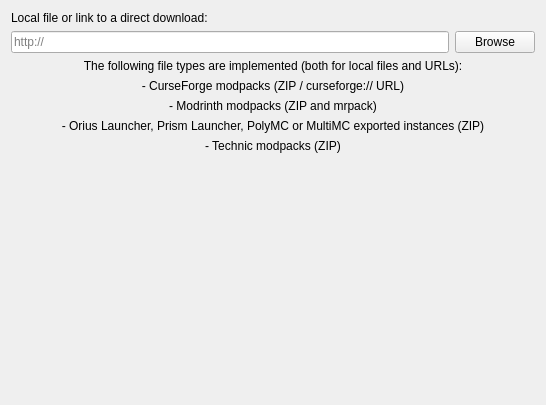
<?xml version="1.0" encoding="UTF-8"?>
<ui version="4.0">
 <class>ImportPage</class>
 <widget class="QWidget" name="ImportPage">
  <property name="geometry">
   <rect>
    <x>0</x>
    <y>0</y>
    <width>546</width>
    <height>405</height>
   </rect>
  </property>
  <layout class="QGridLayout" name="gridLayout">
   <item row="2" column="0">
    <widget class="QLineEdit" name="modpackEdit">
     <property name="placeholderText">
      <string notr="true">http://</string>
     </property>
    </widget>
   </item>
   <item row="2" column="1">
    <widget class="QPushButton" name="modpackBtn">
     <property name="text">
      <string>Browse</string>
     </property>
    </widget>
   </item>
   <item row="3" column="0" rowspan="2" colspan="2">
    <layout class="QVBoxLayout" name="verticalLayout">
     <item>
      <widget class="QLabel" name="label">
       <property name="text">
        <string>The following file types are implemented (both for local files and URLs):</string>
       </property>
       <property name="alignment">
        <set>Qt::AlignCenter</set>
       </property>
      </widget>
     </item>
     <item>
      <widget class="QLabel" name="label_5">
       <property name="text">
        <string>- CurseForge modpacks (ZIP / curseforge:// URL)</string>
       </property>
       <property name="alignment">
        <set>Qt::AlignCenter</set>
       </property>
      </widget>
     </item>
     <item>
      <widget class="QLabel" name="label_3">
       <property name="text">
        <string>- Modrinth modpacks (ZIP and mrpack)</string>
       </property>
       <property name="alignment">
        <set>Qt::AlignCenter</set>
       </property>
      </widget>
     </item>
     <item>
      <widget class="QLabel" name="label_2">
       <property name="text">
        <string>- Orius Launcher, Prism Launcher, PolyMC or MultiMC exported instances (ZIP)</string>
       </property>
       <property name="alignment">
        <set>Qt::AlignCenter</set>
       </property>
      </widget>
     </item>
     <item>
      <widget class="QLabel" name="label_4">
       <property name="text">
        <string>- Technic modpacks (ZIP)</string>
       </property>
       <property name="alignment">
        <set>Qt::AlignCenter</set>
       </property>
      </widget>
     </item>
    </layout>
   </item>
   <item row="5" column="0" colspan="2">
    <spacer name="verticalSpacer">
     <property name="orientation">
      <enum>Qt::Vertical</enum>
     </property>
     <property name="sizeHint" stdset="0">
      <size>
       <width>20</width>
       <height>40</height>
      </size>
     </property>
    </spacer>
   </item>
   <item row="0" column="0" colspan="2">
    <widget class="QLabel" name="modpackLabel">
     <property name="text">
      <string>Local file or link to a direct download:</string>
     </property>
    </widget>
   </item>
  </layout>
 </widget>
 <resources/>
 <connections/>
</ui>
